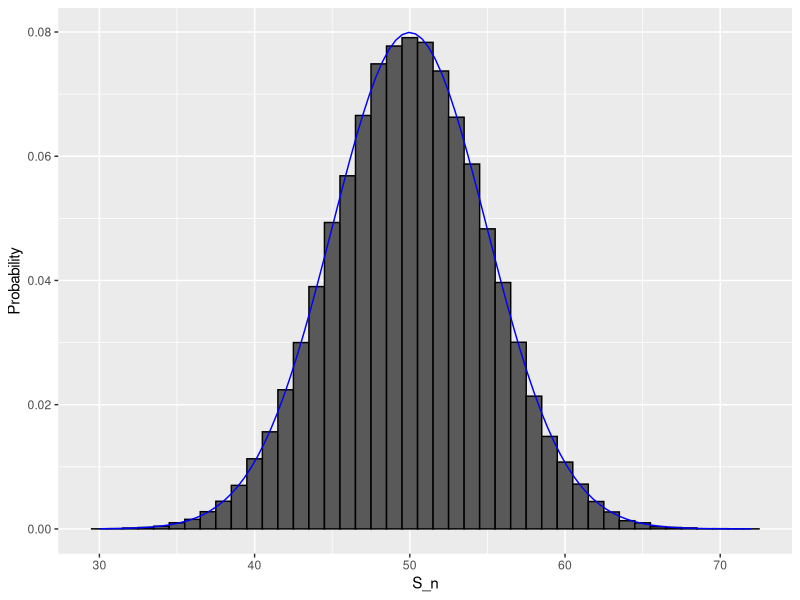

Write the R code that produced this figure.
## ---- chunk 1
beads <- rep(c("red", "blue"), times = c(2, 3))
x <- ifelse(sample(beads, 1) == "blue", 1, 0)
## ---- chunk 2
x <- rnorm(10, mean = 70, sd = 3)
## ---- chunk 3
n <- 100
B <- 100000
s <- replicate(B, sum(sample(c(0,1), n, replace = TRUE)))
## ---- chunk 4
mean(s <= 40)
## ---- chunk 5
library(tidyverse)
normal_density <- data.frame(x = seq(min(s), max(s), length = 100)) |> 
  mutate(f = dnorm(x, mean(s), sd(s)))
data.frame(S_n = s) |> ggplot(aes(S_n, after_stat(density))) +
  geom_histogram(color = "black", binwidth = 1)  +
  ylab("Probability") + 
  geom_line(data = normal_density, mapping = aes(x, f), color = "blue")
## ---- chunk 6

pbinom(40, size = n, prob = 1/2)
## ---- chunk 7
B <- 10^6
x <- sample(c(0, 1), B, replace = TRUE)
mean(x)
